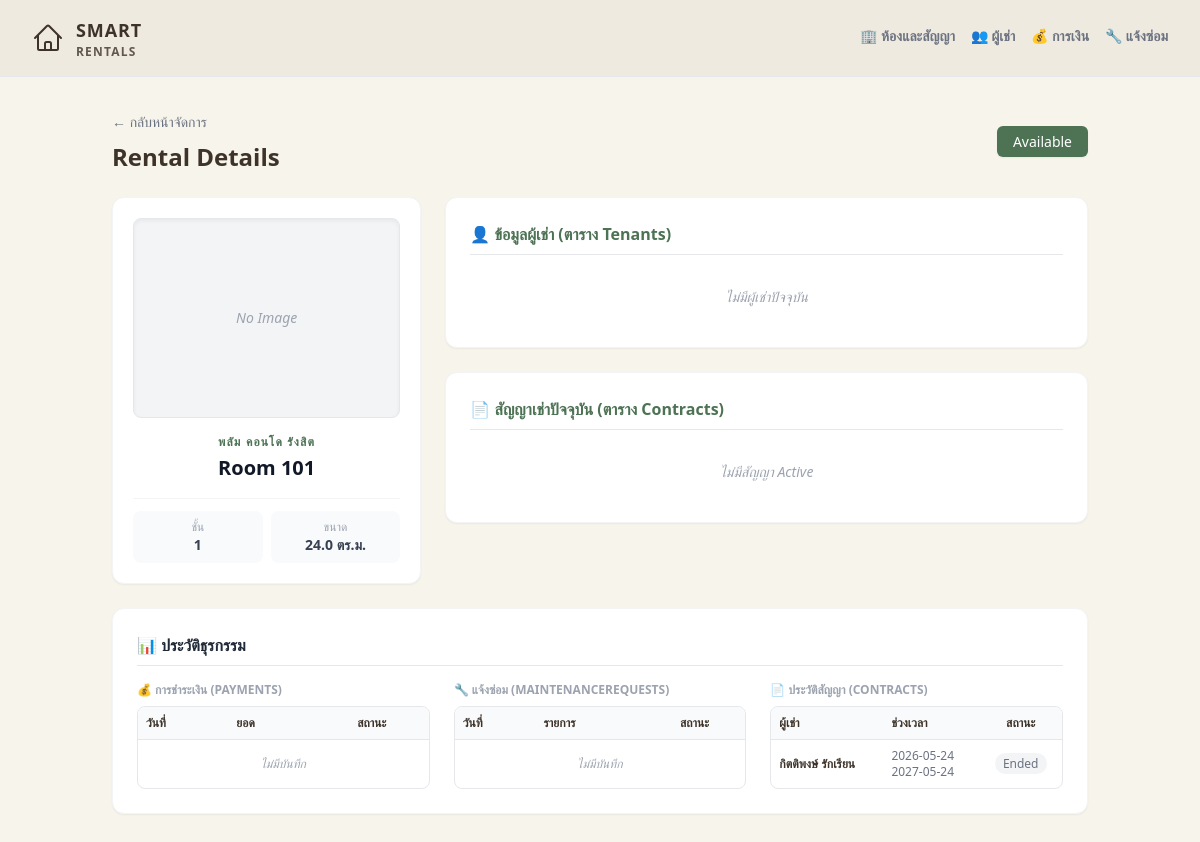
The app's page /view/4 with its own data.
### tables this page shows
CREATE TABLE Rooms (
            room_id        INTEGER PRIMARY KEY AUTOINCREMENT,
            room_number    TEXT NOT NULL,
            floor          TEXT DEFAULT '',
            status         TEXT DEFAULT 'Available',
            condo_name     TEXT DEFAULT 'Baandee Condo',
            room_size      REAL DEFAULT 0.0,
            room_image_url TEXT DEFAULT '',
            monthly_rent   REAL
        );

CREATE TABLE Contracts (
            contract_id  INTEGER PRIMARY KEY AUTOINCREMENT,
            room_id      INTEGER NOT NULL,
            tenant_id    INTEGER NOT NULL,
            start_date   TEXT NOT NULL,
            end_date     TEXT NOT NULL,
            monthly_rent REAL NOT NULL,
            deposit      REAL DEFAULT 0.0,
            status       TEXT DEFAULT 'Active',
            note         TEXT DEFAULT '',
            created_at   TEXT DEFAULT (date('now')),
            FOREIGN KEY (room_id)   REFERENCES Rooms (room_id),
            FOREIGN KEY (tenant_id) REFERENCES Tenants (tenant_id)
        );

CREATE TABLE Tenants (
            tenant_id    INTEGER PRIMARY KEY AUTOINCREMENT,
            first_name   TEXT NOT NULL DEFAULT '',
            last_name    TEXT NOT NULL DEFAULT '',
            phone        TEXT DEFAULT '',
            email        TEXT DEFAULT '',
            id_card      TEXT DEFAULT '',
            created_at   TEXT DEFAULT (date('now'))
        );

### app.py (the view)
@app.route('/view/<int:room_id>')
def view_rental(room_id):
    conn = get_db_connection()
    room     = conn.execute('SELECT * FROM Rooms WHERE room_id = ?', (room_id,)).fetchone()
    contract = get_active_contract(conn, room_id)
    payments = conn.execute(
        'SELECT * FROM Payments WHERE room_id = ? ORDER BY payment_date DESC', (room_id,)
    ).fetchall()
    maintenance = conn.execute(
        'SELECT * FROM MaintenanceRequests WHERE room_id = ? ORDER BY request_date DESC', (room_id,)
    ).fetchall()
    all_contracts = conn.execute(
        '''SELECT c.contract_id, c.room_id, c.tenant_id,
                  c.start_date, c.end_date,
                  CAST(c.monthly_rent AS REAL) AS monthly_rent,
                  CAST(c.deposit AS REAL) AS deposit,
                  c.status, c.note,
                  t.first_name, t.last_name
           FROM Contracts c
           JOIN Tenants t ON c.tenant_id = t.tenant_id
           WHERE c.room_id = ? ORDER BY c.contract_id DESC''',
        (room_id,)
    ).fetchall()
    conn.close()
    return render_template('view_rental.html', rental=room, contract=contract,
                           payments=payments, maintenance=maintenance, all_contracts=all_contracts)

### app.py (called while the page is built)
def get_db_connection():
    conn = sqlite3.connect(DB_NAME)
    conn.row_factory = sqlite3.Row
    return conn

def get_active_contract(conn, room_id):
    return conn.execute(
        '''SELECT c.contract_id, c.room_id, c.tenant_id,
                  c.start_date, c.end_date,
                  CAST(c.monthly_rent AS REAL) AS monthly_rent,
                  CAST(c.deposit AS REAL) AS deposit,
                  c.status, c.note,
                  t.first_name, t.last_name, t.phone, t.email
           FROM Contracts c JOIN Tenants t ON c.tenant_id = t.tenant_id
           WHERE c.room_id = ? AND c.status = 'Active'
           ORDER BY c.contract_id DESC LIMIT 1''',
        (room_id,)
    ).fetchone()

### templates/view_rental.html (shortened to what this page needs)
<!DOCTYPE html>
<html lang="th">
<head>
  <script src="https://cdn.tailwindcss.com"></script>
</head>
<body class="bg-[#F7F4EB] min-h-screen text-[#3D332A] font-sans pb-12">
  <nav class="w-full bg-[#EFEAE0] border-b border-gray-200 px-8 py-4 flex items-center justify-between mb-8">
    <div class="flex items-center gap-3">
      <div class="text-[#3D332A]">
      </div>
      <div class="leading-none">
        <span class="block text-lg font-bold tracking-wider uppercase">Smart</span>
        <span class="block text-xs font-semibold tracking-widest opacity-80 uppercase">Rentals</span>
      </div>
    </div>
    <div class="flex gap-4 font-semibold text-sm">
      <a href="{{ url_for('index') }}" class="text-gray-500 hover:text-[#4D7254] pb-1">🏢 ห้องและสัญญา</a>
      <a href="{{ url_for('tenants') }}" class="text-gray-500 hover:text-[#4D7254] pb-1">👥 ผู้เช่า</a>
      <a href="{{ url_for('payments') }}" class="text-gray-500 hover:text-[#4D7254] pb-1">💰 การเงิน</a>
      <a href="{{ url_for('maintenance') }}" class="text-gray-500 hover:text-[#4D7254] pb-1">🔧 แจ้งซ่อม</a>
    </div>
  </nav>
  <main class="max-w-5xl mx-auto px-6">
    <div class="mb-6 flex justify-between items-center">
      <div>
        <a href="{{ url_for('index') }}" class="text-sm text-gray-500 hover:text-[#4D7254]">← กลับหน้าจัดการ</a>
        <h1 class="text-2xl font-bold mt-2">Rental Details</h1>
      </div>
      <div>
        {% if rental and rental['status'] == 'Occupied' %}
          <span class="bg-[#A94444] text-white text-sm px-4 py-1.5 rounded-md font-medium shadow-sm">Occupied</span>
        {% else %}
          <span class="bg-[#4D7254] text-white text-sm px-4 py-1.5 rounded-md font-medium shadow-sm">Available</span>
        {% endif %}
      </div>
    </div>
    <div class="grid grid-cols-1 md:grid-cols-3 gap-6">
      <div class="md:col-span-1">
        <div class="bg-white p-5 rounded-xl border border-gray-100 shadow-sm text-center">
          <div class="w-full aspect-[4/3] bg-gray-100 rounded-lg overflow-hidden flex items-center justify-center border border-gray-200 shadow-inner mb-4">
            {% if rental['room_image_url'] %}
              <img src="{{ rental['room_image_url'] }}" alt="Room" class="w-full h-full object-cover">
            {% else %}
              <span class="text-sm text-gray-400 italic">No Image</span>
            {% endif %}
          </div>
          <div class="text-xs font-extrabold uppercase text-[#4D7254] tracking-widest mb-1">{{ rental['condo_name'] or 'Baandee Condo' }}</div>
          <div class="font-bold text-xl text-gray-900">Room {{ rental['room_number'] }}</div>
          <div class="grid grid-cols-2 gap-2 mt-4 pt-3 border-t border-gray-100 text-sm">
            <div class="bg-gray-50 p-2 rounded-lg">
              <span class="block text-xs text-gray-400">ชั้น</span>
              <span class="font-bold text-gray-700">{{ rental['floor'] or '-' }}</span>
            </div>
            <div class="bg-gray-50 p-2 rounded-lg">
              <span class="block text-xs text-gray-400">ขนาด</span>
              <span class="font-bold text-gray-700">{{ rental['room_size'] or '-' }} ตร.ม.</span>
            </div>
          </div>
        </div>
      </div>
      <div class="md:col-span-2 space-y-6">
        <div class="bg-white p-6 rounded-xl border border-gray-100 shadow-sm space-y-4">
          <h3 class="font-bold text-base border-b pb-2 text-[#4D7254]">👤 ข้อมูลผู้เช่า (ตาราง Tenants)</h3>
          {% if contract %}
          <div class="grid grid-cols-2 gap-4 text-sm">
            <div>
              <span class="block text-xs text-gray-400">ชื่อ-นามสกุล</span>
              <span class="font-semibold text-base">{{ contract['first_name'] }} {{ contract['last_name'] }}</span>
            </div>
            <div>
              <span class="block text-xs text-gray-400">เบอร์โทร</span>
              <span class="font-semibold text-base">{{ contract['phone'] or '-' }}</span>
            </div>
            <div class="col-span-2">
              <span class="block text-xs text-gray-400">อีเมล</span>
              <span class="font-semibold text-base text-gray-700">{{ contract['email'] or '-' }}</span>
            </div>
          </div>
          {% else %}
            <p class="text-sm italic text-gray-400 text-center py-4">ไม่มีผู้เช่าปัจจุบัน</p>
          {% endif %}
        </div>
        <div class="bg-white p-6 rounded-xl border border-gray-100 shadow-sm space-y-4">
          <h3 class="font-bold text-base border-b pb-2 text-[#4D7254]">📄 สัญญาเช่าปัจจุบัน (ตาราง Contracts)</h3>
          {% if contract %}
          <div class="grid grid-cols-2 gap-4 text-sm">
            <div>
              <span class="block text-xs text-gray-400">วันเริ่มต้น</span>
              <span class="font-semibold text-base">{{ contract['start_date'] }}</span>
            </div>
            <div>
              <span class="block text-xs text-gray-400">วันสิ้นสุด</span>
              <span class="font-semibold text-base">{{ contract['end_date'] }}</span>
            </div>
            <div class="col-span-2 bg-[#FDFCF9] p-3 rounded-lg border border-gray-100 flex justify-between items-center">
              <div>
                <span class="block text-xs text-gray-400">ค่าเช่ารายเดือน</span>
                <span class="text-2xl font-bold text-[#4D7254]">{{ "{:,.0f}".format(contract['monthly_rent']) if contract['monthly_rent'] else '-' }}</span>
                <span class="text-xs text-gray-500"> บาท</span>
              </div>
              <div class="text-right">
                <span class="block text-xs text-gray-400">เงินประกัน</span>
                <span class="text-lg font-bold text-gray-700">{{ "{:,.0f}".format(contract['deposit']) if contract['deposit'] else '-' }}</span>
                <span class="text-xs text-gray-500"> บาท</span>
              </div>
            </div>
          </div>
          {% else %}
            <p class="text-sm italic text-gray-400 text-center py-4">ไม่มีสัญญา Active</p>
          {% endif %}
        </div>
      </div>
    </div>
    <div class="mt-6 bg-white p-6 rounded-xl border border-gray-100 shadow-sm">
      <h3 class="font-bold text-base border-b pb-2 mb-4 text-gray-800">📊 ประวัติธุรกรรม</h3>
      <div class="grid grid-cols-1 md:grid-cols-3 gap-6">
        <div>
          <h4 class="text-xs font-bold uppercase text-gray-400 mb-2">💰 การชำระเงิน (Payments)</h4>
          <div class="border rounded-lg max-h-52 overflow-y-auto text-xs">
            <table class="w-full text-left border-collapse">
              <thead class="bg-gray-50 sticky top-0 border-b">
                <tr><th class="p-2">วันที่</th><th class="p-2">ยอด</th><th class="p-2 text-center">สถานะ</th></tr>
              </thead>
              <tbody class="divide-y">
                {% for p in payments %}
                <tr>
                  <td class="p-2">{{ p['payment_date'] }}</td>
                  <td class="p-2 font-semibold">{{ "{:,.0f}".format(p['amount']) }}</td>
                  <td class="p-2 text-center"><span class="px-2 py-0.5 rounded-full {% if p['payment_status'] == 'Paid' %}bg-green-50 text-green-700{% else %}bg-red-50 text-red-700{% endif %}">{{ p['payment_status'] }}</span></td>
                </tr>
                {% else %}
                <tr><td colspan="3" class="p-4 text-center text-gray-400 italic">ไม่มีบันทึก</td></tr>
                {% endfor %}
              </tbody>
            </table>
          </div>
        </div>
        <div>
          <h4 class="text-xs font-bold uppercase text-gray-400 mb-2">🔧 แจ้งซ่อม (MaintenanceRequests)</h4>
          <div class="border rounded-lg max-h-52 overflow-y-auto text-xs">
            <table class="w-full text-left border-collapse">
              <thead class="bg-gray-50 sticky top-0 border-b">
                <tr><th class="p-2">วันที่</th><th class="p-2">รายการ</th><th class="p-2 text-center">สถานะ</th></tr>
              </thead>
              <tbody class="divide-y">
                {% for m in maintenance %}
                <tr>
                  <td class="p-2">{{ m['request_date'] }}</td>
                  <td class="p-2">{{ m['description'] }}</td>
                  <td class="p-2 text-center"><span class="px-2 py-0.5 rounded-full {% if m['status'] == 'Completed' %}bg-green-50 text-green-700{% else %}bg-yellow-50 text-yellow-700{% endif %}">{{ m['status'] }}</span></td>
                </tr>
                {% else %}
                <tr><td colspan="3" class="p-4 text-center text-gray-400 italic">ไม่มีบันทึก</td></tr>
                {% endfor %}
              </tbody>
            </table>
          </div>
        </div>
        <div>
          <h4 class="text-xs font-bold uppercase text-gray-400 mb-2">📄 ประวัติสัญญา (Contracts)</h4>
          <div class="border rounded-lg max-h-52 overflow-y-auto text-xs">
            <table class="w-full text-left border-collapse">
              <thead class="bg-gray-50 sticky top-0 border-b">
                <tr><th class="p-2">ผู้เช่า</th><th class="p-2">ช่วงเวลา</th><th class="p-2 text-center">สถานะ</th></tr>
              </thead>
              <tbody class="divide-y">
                {% for c in all_contracts %}
                <tr>
                  <td class="p-2 font-semibold">{{ c['first_name'] }} {{ c['last_name'] }}</td>
                  <td class="p-2 text-gray-500">{{ c['start_date'] }}<br>{{ c['end_date'] }}</td>
                  <td class="p-2 text-center"><span class="px-2 py-0.5 rounded-full {% if c['status'] == 'Active' %}bg-green-50 text-green-700{% else %}bg-gray-100 text-gray-500{% endif %}">{{ c['status'] }}</span></td>
                </tr>
                {% else %}
                <tr><td colspan="3" class="p-4 text-center text-gray-400 italic">ไม่มีบันทึก</td></tr>
                {% endfor %}
              </tbody>
            </table>
          </div>
        </div>
      </div>
    </div>
  </main>
</body>
</html>

### records on screen
Rooms: condo_name "พลัม คอนโด รังสิต", room_number "101", floor "1", room_size "24.0"
Contracts: first_name "กิตติพงษ์", last_name "รักเรียน", start_date "2026-05-24", end_date "2027-05-24", status "Ended"
